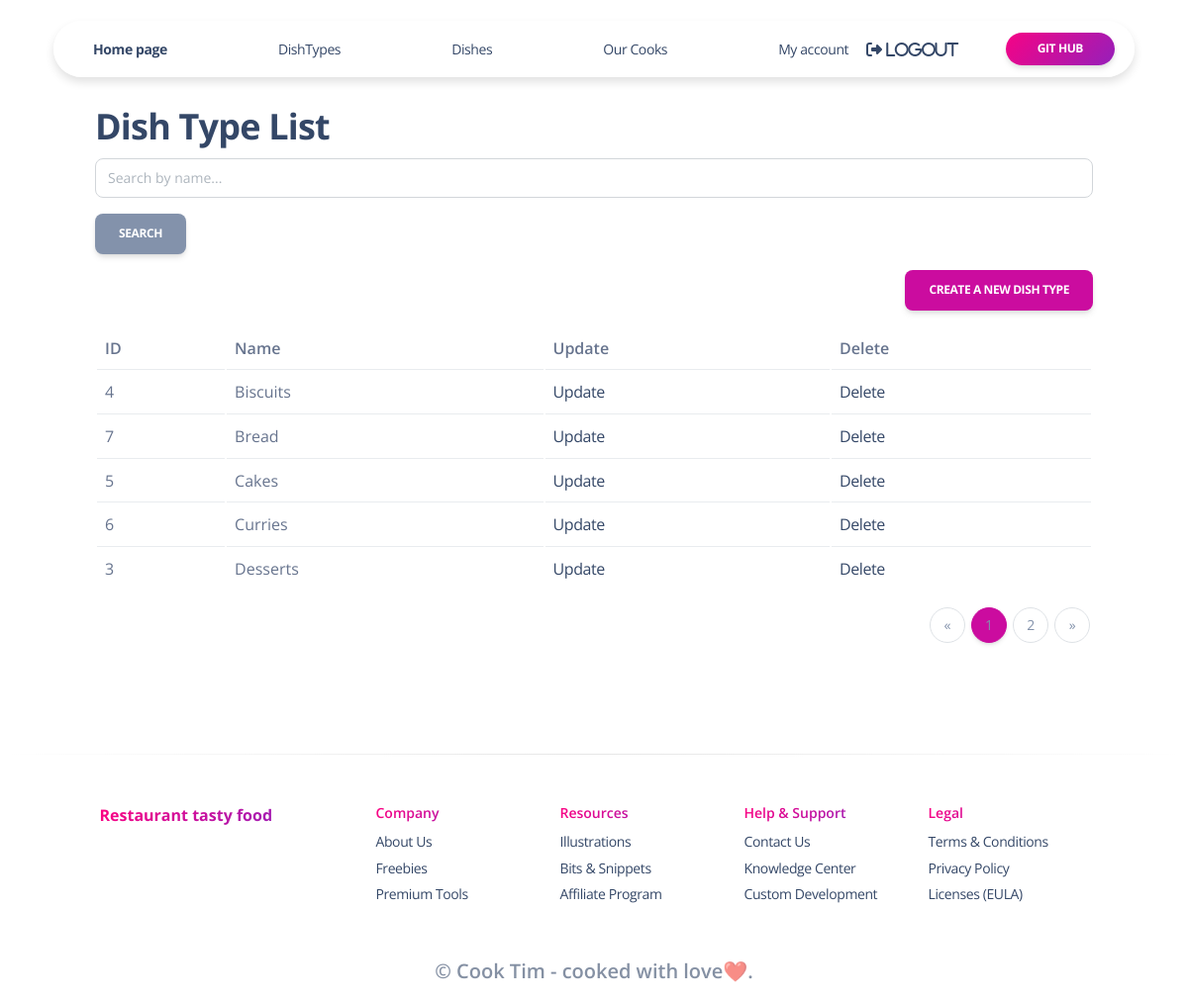
The page /dish-types (signed in) on the database its author committed.
### kitchen/models.py (models this page shows, shortened)
class DishType(models.Model):
    name = models.CharField(max_length=63, unique=True)
    class Meta:
        ordering = ["name"]

### kitchen/views.py (the view)
class DishTypeListView(LoginRequiredMixin, generic.ListView):
    model = DishType
    template_name = "kitchen/dish_type_list.html"
    context_object_name = "dish_types_list"
    paginate_by = 5
    def get_context_data(self, *, object_list=None, **kwargs):
        context = super(DishTypeListView, self).get_context_data(**kwargs)
        name = self.request.GET.get("name", "")
        context["search_form"] = DishTypeSearchForm(initial={
            "name": name
        })
        return context
    def get_queryset(self):
        queryset = DishType.objects.all()
        form = DishTypeSearchForm(self.request.GET)
        if form.is_valid():
            return queryset.filter(
                name__icontains=form.cleaned_data["name"]
            )
        return queryset

### kitchen/forms.py
class DishTypeSearchForm(forms.Form):
    name = forms.CharField(
        max_length=255,
        required=False,
        label="",
        widget=forms.TextInput(attrs={"placeholder": "Search by name..."})
    )

### kitchen/templatetags/query_transform.py (called while the page is built)
@register.simple_tag
def query_transform(request, **kwargs):
    updated = request.GET.copy()
    for key, value in kwargs.items():
        if value is not None:
            updated[key] = value
        else:
            updated.pop(key, 0)
    return updated.urlencode()

### templates/kitchen/dish_type_list.html
{% extends "base.html" %}
{% load crispy_forms_filters %}
{% block content %}
  <h2>Dish Type List</h2>
  <form action="" method="get" class="form-inline">
  {{ search_form|crispy }}
    <input class="btn btn-secondary" type="submit" value="Search">
  </form>
  {% if dish_types_list %}
    <table class="table">
      <tr>
        <th>ID</th>
        <th>Name</th>
        <th>Update</th>
        <th>Delete</th>
      </tr>
      {% for dish_type in dish_types_list %}
          <tr>
            <td>{{ dish_type.id }}</td>
            <td>{{ dish_type.name }}</td>
            <td>
              <a href=
                     "{% url "kitchen:dish-type-update" dish_type.id %}">
                Update
              </a>
            </td>
            <td>
              <a href=
                     "{% url "kitchen:dish-type-delete" dish_type.id %}">
                Delete
              </a>
            </td>
        </tr>
      {% endfor %}
    <a style="float: right"
       href="{% url 'kitchen:dish-type-create' %}"
       class="btn btn-primary">
      Create a new dish type
    </a>
    </table>
  {% else %}
    <p>There are no dish type in kitchen</p>
  {% endif %}
{% endblock %}

### templates/base.html (style rules this page uses)
body { padding-top:5px; }

### rows shown on the page
DishType: id "4", name "Biscuits"
DishType: id "7", name "Bread"
DishType: id "5", name "Cakes"
DishType: id "6", name "Curries"
DishType: id "3", name "Desserts"

### other values the page prints
{{ page }} "1"
{{ page }} "2"
